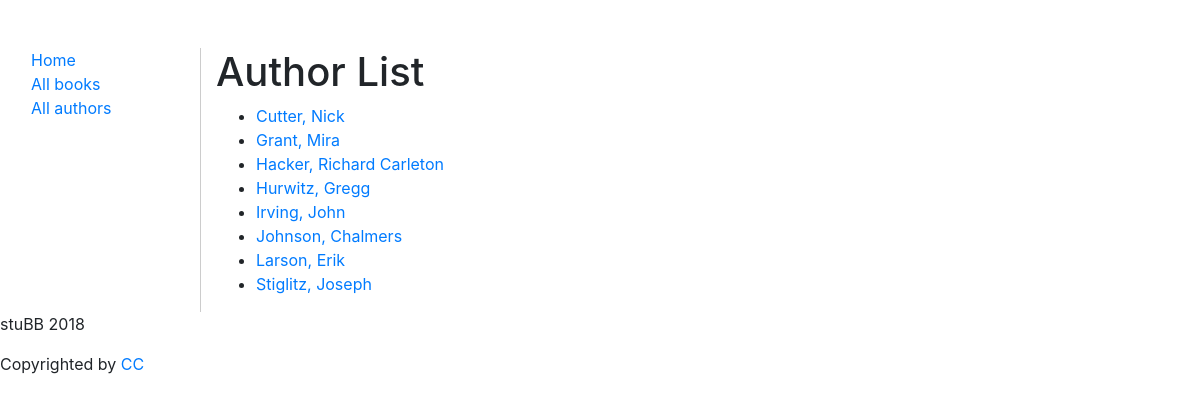
The page /catalog/authors on the database its author committed.
### catalog/models.py (models this page shows, shortened)
class Author(models.Model):
  first_name = models.CharField(max_length=100)
  last_name = models.CharField(max_length=100)
  date_of_birth = models.DateField(null=True, blank=True)
  date_of_death = models.DateField('died', null=True, blank=True)
  born_in = models.CharField(max_length=200, null=True, blank=True)
  education = models.CharField(max_length=200, null=True, blank=True)
  COMMON_BOOK_AWARDS = (
    ('booker', 'Booker Award'),
    ('caldecott', 'Caldecott Medal'),
    ('nba', 'National Book Award'),
    ('nbcca', 'National Book Critics Circle Award'),
    ('newbery', 'Newbery Medal'),
    ('npl', 'Nobel Prize for Literature'),
    ('p/f', 'PEN/Faulkner Award'),
    ('pp', 'Pulitzer Prize'),
    ('cwp', "Commonwealth Writers' Prize"),
    ('emma', 'EMMA Awards')
  )
  awards = models.CharField(max_length=10, choices=COMMON_BOOK_AWARDS, null=True, blank=True)
  class Meta:
    ordering = ["last_name", "first_name"]
  def get_absolute_url(self):
    return reverse('author-detail', args=[str(self.id)])

### catalog/views.py (the view)
# urls.py: path('authors', views.AuthorListView.as_view(), name="authors"),
class AuthorListView(generic.ListView):
  model = Author
  template_name = 'catalog/author_list.html'
  paginate_by = 10

### catalog/templates/catalog/author_list.html (shortened to what this page needs)
{% extends 'catalog/base.html' %}
{% block content %}
    <h1>Author List</h1>
    {% if author_list %}
    <ul>
        {% for author in author_list %}
            <li><a href="{{ author.get_absolute_url }}">{{ author.last_name }}, {{ author.first_name }}</a>{{ author.book }}</li>
        {% endfor %}
    </ul>
    {% else %}
        <p>There are no authors listed at this time.</p>
    {% endif %}
{% endblock %}

### rows shown on the page
Author: last_name "Cutter", first_name "Nick"
Author: last_name "Grant", first_name "Mira"
Author: last_name "Hacker", first_name "Richard Carleton"
Author: last_name "Hurwitz", first_name "Gregg"
Author: last_name "Irving", first_name "John"
Author: last_name "Johnson", first_name "Chalmers"
Author: last_name "Larson", first_name "Erik"
Author: last_name "Stiglitz", first_name "Joseph"
